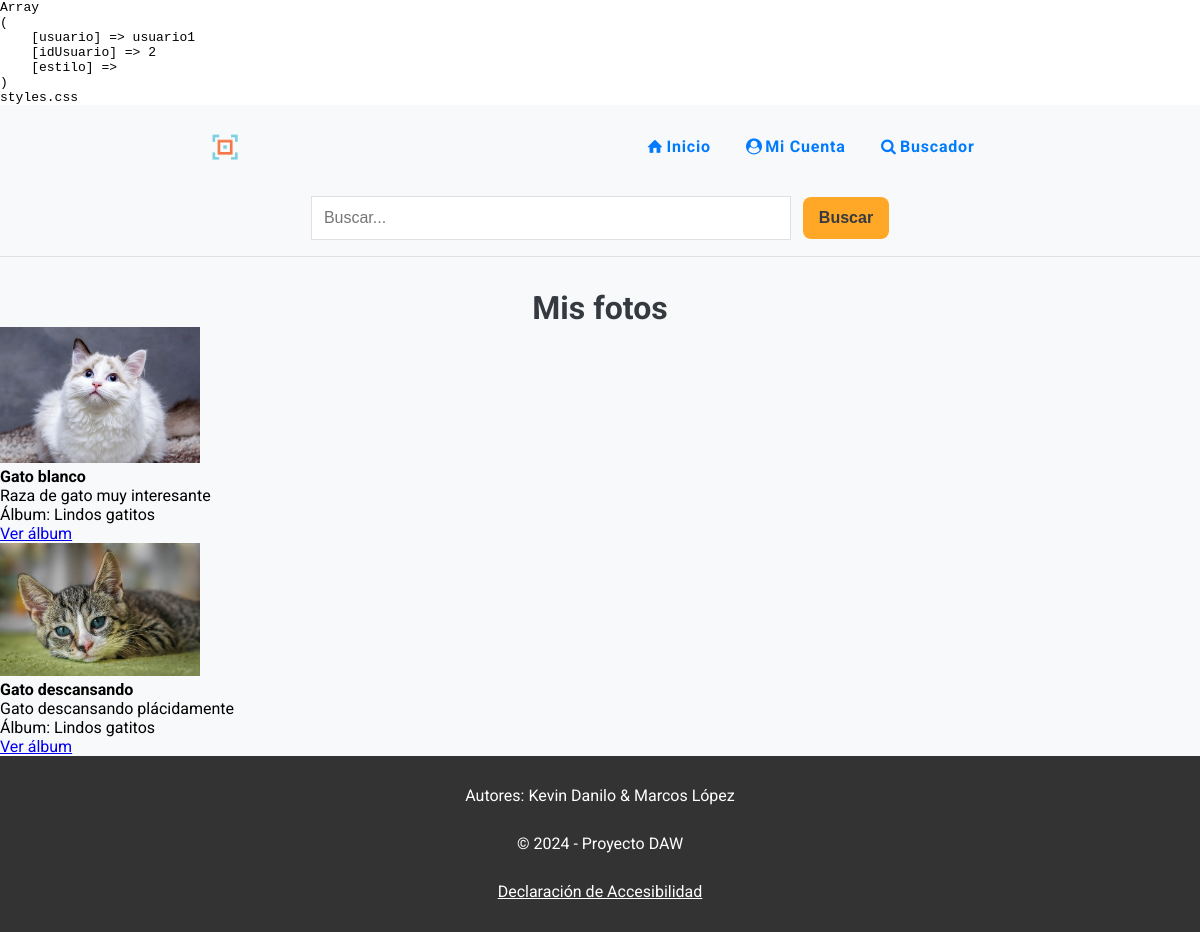
/mis-fotos.php (signed in), run on the app's committed database.
### tables this page shows
CREATE TABLE `fotos` (
  `idFoto` int(11) NOT NULL,
  `titulo` varchar(255) NOT NULL,
  `descripcion` varchar(500) DEFAULT NULL,
  `fecha` date DEFAULT NULL,
  `pais` int(11) NOT NULL,
  `album` int(11) NOT NULL,
  `fichero` varchar(255) NOT NULL,
  `alternativo` varchar(255) DEFAULT NULL,
  `fRegistro` timestamp NOT NULL DEFAULT current_timestamp() ON UPDATE current_timestamp()
);

CREATE TABLE `albumes` (
  `idAlbum` int(11) NOT NULL,
  `titulo` varchar(255) NOT NULL,
  `descripcion` varchar(500) DEFAULT NULL,
  `usuario` int(11) NOT NULL
);

### mis-fotos.php (the view, shortened to what this page needs)
<?php
include "inc/html-start.php";
include "inc/cabecera.php";
include "inc/conexion-db.php";
$usuarioId = $_SESSION['idUsuario'];
$sql = "SELECT Fotos.*, Albumes.titulo AS AlbumTitulo
        FROM fotos
        INNER JOIN albumes ON fotos.album = albumes.idAlbum
        WHERE albumes.usuario = ?";
$stmt = $conn->prepare($sql);
$stmt->bind_param("i", $usuarioId);
$stmt->execute();
$result = $stmt->get_result();
?>
<main>
  <h1>Mis fotos</h1>
  <?php if ($result->num_rows > 0): ?>
    <ul>
      <?php while ($foto = $result->fetch_assoc()): ?>
        <li>
          <img src="fotos/<?= htmlspecialchars($foto['fichero'], ENT_QUOTES, 'UTF-8'); ?>"
               alt="<?= htmlspecialchars($foto['titulo'], ENT_QUOTES, 'UTF-8'); ?>"
               style="max-width: 200px; height: auto;"><br>
          <strong><?= htmlspecialchars($foto['titulo']) ?></strong><br>
          <?= htmlspecialchars($foto['descripcion']) ?><br>
          Álbum: <?= htmlspecialchars($foto['AlbumTitulo']) ?><br>
          <a href="ver-album.php?id=<?= $foto['album'] ?>">Ver álbum</a>
        </li>
      <?php endwhile; ?>
    </ul>
  <?php else: ?>
    <p>No tienes fotos subidas.</p>
  <?php endif; ?>
</main>
<?php
include "inc/pie.php";
include "inc/html-end.php";
?>

### css/styles.css (style rules this page uses)
* { margin: 0; padding: 0; box-sizing: border-box; }
body { min-height: 100dvh; font-family: "Roboto", sans-serif; background-color: var(--background-color); }
img { height: auto; max-width: 100%; }
body>main>h1, h2 { text-align: center; color: var(--text-color); margin: 1em 0; }
@media screen and (width >=600px) { body>main>h1 { margin: 1em 0 0 0; } }

### css/variables.css (style rules this page uses)
:root { --primary-color: #007BFF; --secondary-color: #FFA726; --accent-color: #66BB6A; --background-color: #F8F9FA; --text-color: #343A40; --card-background-color: #ffffff; --image-card-background: #f0f0f5; --hover-primary: #0056b3; --hover-secondary: #e68a00; --shadow-color: rgba(0, 0, 0, .1); --border-color: #E0E0E0; --success-color: #28a745; --error-color: #dc3545; --color-blanco: #ffffff; --color-negro: #000000; --color-azul: #0000ff; --contrast-primary-color: #0A2463; --contrast-hover-primary: #051C47; --dark-background-color: #121212; --dark-primary-color: #6EA8FF; --dark-secondary-color: #FFB74D;; --dark-text-primary: rgba(255, 255, 255, 0.87); --dark-card-background-color: #1E1E1E; --dark-image-card-background: #2A2A2E; --dark-hover-primary: #85B8FF; --dark-hover-secondary: #FFC266; --dark-shadow-color: rgba(255, 255, 255, .1); }

### css/print.css (style rules this page uses)
* { background-color: var(--color-blanco); color: var(--color-negro); margin: 0; padding: 0; }
body { font-family: Arial, sans-serif; font-size: 12pt; }
a { color: var(--color-azul); text-decoration: underline; }
a::after { content: attr(href); }
img { width: 100%; height: 380px; object-fit: cover; }

### data on the page
fotos: fichero (picture), titulo "Gato blanco", descripcion "Raza de gato muy interesante", album.titulo "Lindos gatitos"
fotos: fichero (picture), titulo "Gato descansando", descripcion "Gato descansando plácidamente", album.titulo "Lindos gatitos"
